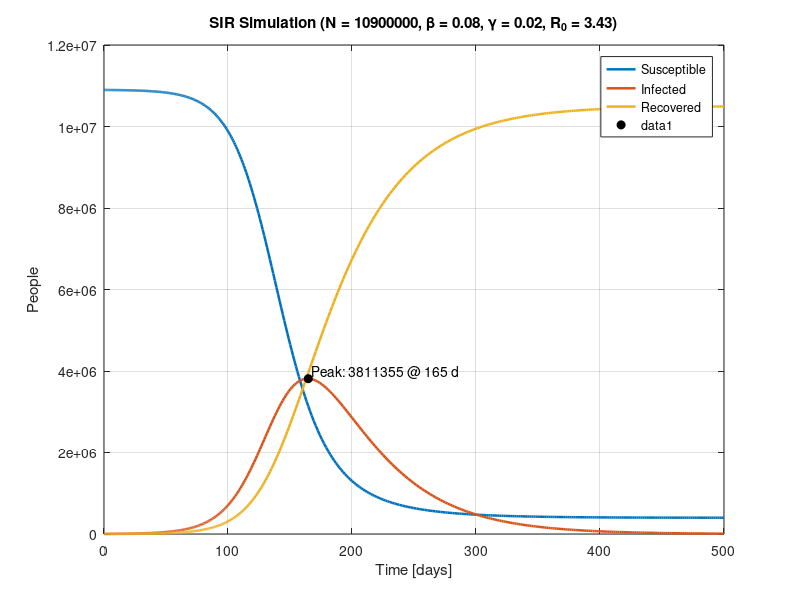

The MATLAB source for this figure: (Note: this script raises an error after producing the figure.)
% Minimal SIR simulation, without vaccination considerations done in the paper
% Parameters and initial conditions used are approximate data from Jakarta at that time.
% By Brilliant G Purnawan

clear; clc; close all;

%% --- Parameters (per day) ---
beta  = 0.079;   % transmission rate
gamma = 0.023;   % recovery rate

%% --- Initial conditions (people) ---
N  = 10900000;     % total population (scales the y-axis)
I0 = 3000;        % initial infected
R0 = 0;         % initial recovered
S0 = N - I0 - R0;

y0 = [S0; I0; R0];

%% --- Time span (days) ---
t_end = 500;
tspan = [0 t_end];

%% --- SIR ODEs: dS/dt = -beta*S*I/N, dI/dt = beta*S*I/N - gamma*I, dR/dt = gamma*I
odefun = @(t,y) [ -beta * y(1) * y(2) / N; ...
                   beta * y(1) * y(2) / N - gamma * y(2); ...
                   gamma * y(2) ];

%% --- Integrate ---
opts = odeset('RelTol',1e-7,'AbsTol',1e-9);
[t, Y] = ode45(odefun, tspan, y0, opts);

S = Y(:,1); I = Y(:,2); R = Y(:,3);

%% --- Plot results ---
figure('Color','w','Position',[100 100 900 420]);
plot(t, S, 'LineWidth',1.8); hold on;
plot(t, I, 'LineWidth',1.8);
plot(t, R, 'LineWidth',1.8);
grid on; box on;
xlabel('Time [days]');
ylabel('People');
legend({'Susceptible','Infected','Recovered'}, 'Location','best');
title(sprintf('SIR Simulation (N = %.0f, \\beta = %.2f, \\gamma = %.2f, R_0 = %.2f)', ...
    N, beta, gamma, beta/gamma));

% Peak infection
[peakI, idx] = max(I);
t_peak = t(idx);
plot(t_peak, peakI, 'ko', 'MarkerFaceColor','k');
text(t_peak, peakI, sprintf(' Peak: %.0f @ %.0f d', peakI, t_peak), ...
    'VerticalAlignment','bottom','HorizontalAlignment','left');

tightfig();
saveas(gcf, 'sir_example.png');
